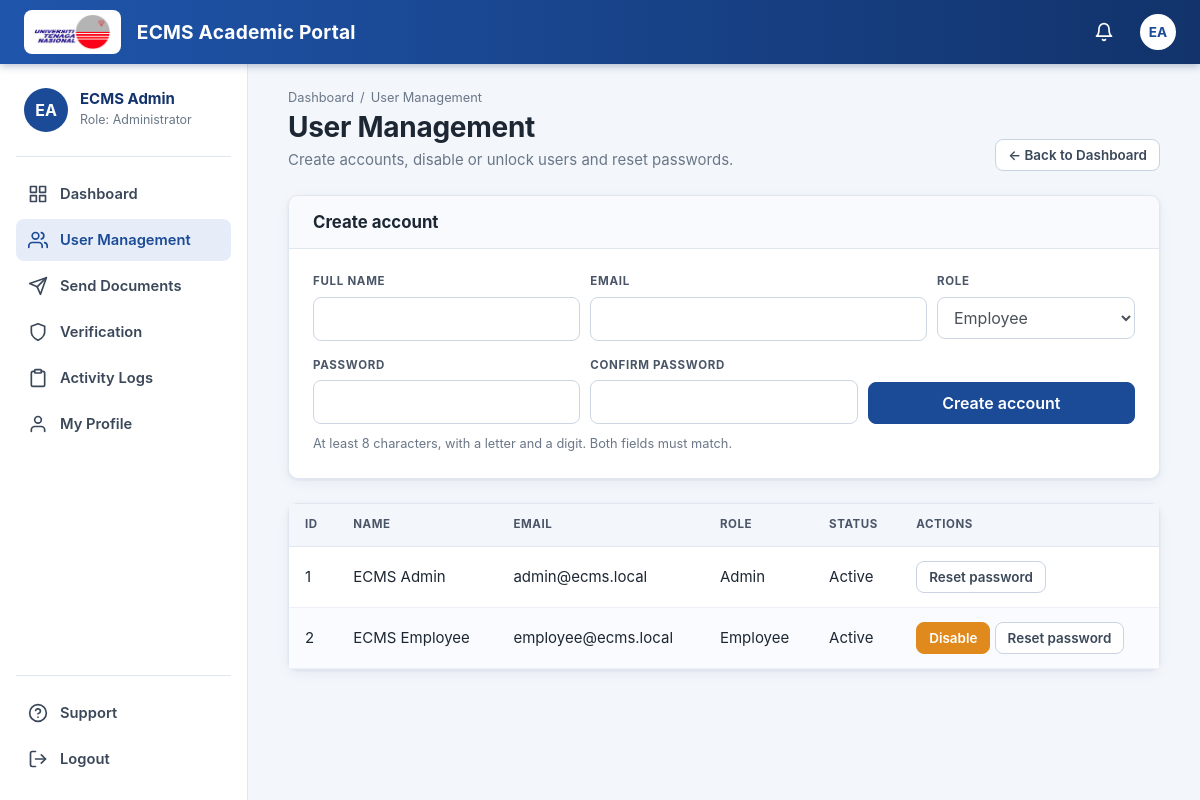
The page /Private_Dashboard/users.php (signed in) on the database its author committed.
### tables this page shows
CREATE TABLE users (
  user_id INT AUTO_INCREMENT PRIMARY KEY,
  role_id INT NOT NULL,
  full_name VARCHAR(120) NOT NULL,
  email VARCHAR(150) NOT NULL UNIQUE,
  password_hash VARCHAR(255) NOT NULL,
  status ENUM('Active','Disabled') NOT NULL DEFAULT 'Active',
  failed_attempts INT NOT NULL DEFAULT 0,
  locked_until DATETIME NULL,
  created_at DATETIME DEFAULT CURRENT_TIMESTAMP,
  FOREIGN KEY (role_id) REFERENCES roles(role_id)
);

CREATE TABLE roles (
  role_id INT AUTO_INCREMENT PRIMARY KEY,
  role_name VARCHAR(30) NOT NULL UNIQUE,
  description VARCHAR(255)
);

### Private_Dashboard/users.php (the view, shortened to what this page needs)
<?php
require_once __DIR__ . '/../common.php';
$self = (int)$_SESSION['user_id'];
$users = db_all($conn, 'SELECT u.user_id, u.full_name, u.email, u.status, u.created_at, r.role_name,
                               (u.locked_until IS NOT NULL AND u.locked_until > NOW()) AS is_locked
                          FROM users u JOIN roles r ON u.role_id = r.role_id ORDER BY u.user_id');
page_header('User Management');
?>
<?php page_title('User Management', 'Private_Dashboard/dashboard.php', 'Back to Dashboard', 'Create accounts, disable or unlock users and reset passwords.'); ?>
<div class="card mb-4"><div class="card-head"><h2>Create account</h2></div><div class="card-body">
<form method="post" autocomplete="off">
  <div class="form-row">
    <div class="col-md-4 mb-3"><label class="fl" for="cn">Full name</label><input class="form-control" id="cn" name="full_name" required maxlength="120"></div>
    <div class="col-md-5 mb-3"><label class="fl" for="ce">Email</label><input class="form-control" id="ce" type="email" name="email" required maxlength="150"></div>
    <div class="col-md-3 mb-3"><label class="fl" for="cr">Role</label><select class="form-control" id="cr" name="role"><option>Employee</option><option>Admin</option></select></div>
  </div>
  <div class="form-row align-items-end">
    <div class="col-md-4 mb-2"><label class="fl" for="cp1">Password</label><input class="form-control" id="cp1" type="password" name="password" required maxlength="72"></div>
    <div class="col-md-4 mb-2"><label class="fl" for="cp2">Confirm password</label><input class="form-control" id="cp2" type="password" name="password2" required maxlength="72"></div>
    <div class="col-md-4 mb-2"><button class="btn btn-primary btn-block">Create account</button></div>
  </div>
  <small class="hint">At least 8 characters, with a letter and a digit. Both fields must match.</small>
</form></div></div>
<div class="card"><div class="table-responsive"><table class="tbl"><thead><tr><th>ID</th><th>Name</th><th>Email</th><th>Role</th><th>Status</th><th>Actions</th></tr></thead><tbody>
<?php foreach ($users as $u): ?>
<tr><td><?= (int)$u['user_id'] ?></td><td><?= h($u['full_name']) ?></td><td><?= h($u['email']) ?></td><td><?= h($u['role_name']) ?></td>
<td><?= h($u['status']) ?><?= (int)$u['is_locked'] === 1 ? ' <span class="badge badge-warning">Locked</span>' : '' ?></td>
<td>
<?php if ((int)$u['user_id'] !== $self): ?>
<form method="post" class="d-inline"><?= csrf_field() ?><input type="hidden" name="do" value="toggle"><input type="hidden" name="user_id" value="<?= (int)$u['user_id'] ?>">
  <button class="btn btn-sm btn-<?= $u['status'] === 'Active' ? 'warning' : 'success' ?>"><?= $u['status'] === 'Active' ? 'Disable' : 'Enable' ?></button></form>
<?php endif; ?>
<details class="d-inline-block align-middle"><summary class="btn btn-sm btn-ghost">Reset password</summary>
    </details>
</td></tr>
<?php endforeach; ?>
</tbody></table></div></div>
<?php page_footer();

### common.php (shortened to what this page needs)
<?php
require_once __DIR__ . '/include/connection.php';
function app_url(string $path = ''): string
{
    $root = realpath(__DIR__);
    $doc  = isset($_SERVER['DOCUMENT_ROOT']) ? realpath((string)$_SERVER['DOCUMENT_ROOT']) : false;
    $base = '';
    if ($root !== false && $doc !== false) {
        $base = substr(str_replace('\\', '/', $root), strlen(str_replace('\\', '/', $doc)));
    }
    return rtrim($base, '/') . '/' . ltrim($path, '/');
}
function h($value): string
{
    return htmlspecialchars((string)$value, ENT_QUOTES, 'UTF-8');
}
function db_query(mysqli $c, string $sql, string $types = '', array $params = []): mysqli_stmt
{
    $stmt = $c->prepare($sql);
    $stmt->execute();
    return $stmt;
}
function db_all(mysqli $c, string $sql, string $types = '', array $params = []): array
{
    $stmt = db_query($c, $sql, $types, $params);
    $res  = $stmt->get_result();
    $rows = $res ? $res->fetch_all(MYSQLI_ASSOC) : [];
    return $rows;
}
function db_one(mysqli $c, string $sql, string $types = '', array $params = []): ?array
{
    $rows = db_all($c, $sql, $types, $params);
    return $rows[0] ?? null;
}
function csrf_token(): string
{
    return $_SESSION['csrf'];
}
function csrf_field(): string
{
    return '<input type="hidden" name="csrf" value="' . h(csrf_token()) . '">';
}
function flash_render(): string
{
    if (empty($_SESSION['flash'])) {
        return '';
    }
    $f = $_SESSION['flash'];
    $type = in_array($f['type'], ['success', 'danger', 'warning', 'info'], true) ? $f['type'] : 'info';
    return '<div class="alert alert-' . $type . '" role="alert">' . h($f['msg']) . '</div>';
}
function is_admin(): bool
{
    return ($_SESSION['role_name'] ?? '') === 'Admin';
}
function home_path(): string
{
    return is_admin() ? 'Private_Dashboard/dashboard.php' : 'private_user/home.php';
}
function initials(string $name): string
{
    $parts = preg_split('/\s+/', trim($name)) ?: [];
    $out = '';
    foreach (array_slice($parts, 0, 2) as $p) {
        $out .= mb_strtoupper(mb_substr($p, 0, 1));
    }
    return $out !== '' ? $out : '?';
}
function icon(string $name, int $size = 20): string
{
    return '<svg class="ico" width="' . $size . '" height="' . $size . '" viewBox="0 0 24 24" fill="none" stroke="currentColor" stroke-width="2" stroke-linecap="round" stroke-linejoin="round" aria-hidden="true">' . ($paths[$name] ?? '') . '</svg>';
}
function back_button(string $path = '', string $label = 'Back'): string
{
    $path = $path !== '' ? $path : home_path();
    return '<a class="btn btn-back btn-sm" href="' . h(app_url($path)) . '">&larr; ' . h($label) . '</a>';
}
function page_title(string $title, string $backPath = '', string $backLabel = 'Back', string $subtitle = '', string $actionsHtml = ''): void
{
    $onHome = basename((string)($_SERVER['SCRIPT_NAME'] ?? '')) === basename(home_path());
    echo '<div class="page-head"><div>';
    if (!$onHome) {
        echo '<nav class="crumbs" aria-label="Breadcrumb"><a href="' . h(app_url(home_path())) . '">Dashboard</a><span>/</span>' . h($title) . '</nav>';
    }
    echo '<h1>' . h($title) . '</h1>' . ($subtitle !== '' ? '<p class="subtitle">' . h($subtitle) . '</p>' : '')
       . '</div><div class="head-actions">' . $actionsHtml . ($backPath !== '' ? back_button($backPath, $backLabel) : '') . '</div></div>';
}
function bell_count(mysqli $c): int
{
    $uid = (int)($_SESSION['user_id'] ?? 0);
    if (is_admin()) {
        return (int)(db_one($c, "SELECT COUNT(*) n FROM documents WHERE document_status = 'Pending'")['n'] ?? 0);
    }
    $unread = (int)(db_one($c, 'SELECT COUNT(*) n FROM shared_recipients WHERE user_id = ? AND read_at IS NULL', 'i', [$uid])['n'] ?? 0);
    $needs  = (int)(db_one($c, "SELECT COUNT(*) n FROM documents WHERE uploaded_by = ? AND needs_more = 1 AND document_status = 'Pending'", 'i', [$uid])['n'] ?? 0);
    return $unread + $needs;
}
function page_header(string $title): void
{
    global $conn;
    $admin   = is_admin();
    $current = basename((string)($_SERVER['SCRIPT_NAME'] ?? ''));
    $name    = (string)($_SESSION['full_name'] ?? '');
    $unread  = $admin ? 0 : (int)(db_one($conn, 'SELECT COUNT(*) n FROM shared_recipients WHERE user_id = ? AND read_at IS NULL', 'i', [(int)$_SESSION['user_id']])['n'] ?? 0);
    $menu = $admin
        ? [['Private_Dashboard/dashboard.php', 'Dashboard', 'grid', 0], ['Private_Dashboard/users.php', 'User Management', 'users', 0],
           ['Private_Dashboard/send_documents.php', 'Send Documents', 'send', 0], ['Private_Dashboard/verify_documents.php', 'Verification', 'shield', 0],
           ['Private_Dashboard/activity_logs.php', 'Activity Logs', 'list', 0], ['profile.php', 'My Profile', 'user', 0]]
        : [['private_user/home.php', 'Dashboard', 'grid', 0], ['upload.php', 'Upload Document', 'upload', 0],
           ['private_user/inbox.php', 'Inbox', 'inbox', $unread], ['profile.php', 'My Profile', 'user', 0]];
    $bell     = bell_count($conn);
    $bellHref = $admin ? 'Private_Dashboard/verify_documents.php' : 'private_user/inbox.php';
    echo '<!doctype html><html lang="en"><head><meta charset="utf-8"><meta name="viewport" content="width=device-width, initial-scale=1">'
       . '<title>' . h($title) . ' | ECMS</title><link rel="stylesheet" href="' . h(app_url('css/bootstrap.min.css')) . '">'
       . '<link rel="stylesheet" href="' . h(app_url('css/ecms.css')) . '?v=5"></head><body class="ecms">'
       . '<header class="topbar"><a class="brand" href="' . h(app_url(home_path())) . '"><span class="logo-box"><img src="' . h(app_url('css/uniten_logo.jpg')) . '" alt="UNITEN"></span>'
       . '<span class="brand-text">ECMS Academic Portal</span></a><div class="top-actions">'
       . '<a class="icon-btn" href="' . h(app_url($bellHref)) . '" title="' . ($admin ? 'Documents awaiting review' : 'Notifications') . '">' . icon('bell')
       . ($bell > 0 ? '<span class="dot">' . ($bell > 9 ? '9+' : $bell) . '</span>' : '') . '</a>'
       . '<span class="avatar" title="' . h($name) . '">' . h(initials($name)) . '</span></div></header>'
       . '<aside class="sidebar"><div class="who"><span class="avatar lg">' . h(initials($name)) . '</span><div><b>' . h($name) . '</b>'
       . '<small>Role: ' . ($admin ? 'Administrator' : 'Employee') . '</small></div></div><nav class="menu">';
    foreach ($menu as [$path, $label, $ico, $badge]) {
        $active = basename($path) === $current || ($current === 'add_file.php' && basename($path) === 'home.php');
        echo '<a class="' . ($active ? 'active' : '') . '" href="' . h(app_url($path)) . '">' . icon($ico) . '<span>' . h($label) . '</span>'
           . ($badge > 0 ? '<em class="count">' . (int)$badge . '</em>' : '') . '</a>';
    }
    echo '</nav><div class="menu bottom"><a class="' . ($current === 'support.php' ? 'active' : '') . '" href="' . h(app_url('support.php')) . '">' . icon('help') . '<span>Support</span></a>'
       . '<form method="post" action="' . h(app_url('logout.php')) . '">' . csrf_field() . '<button type="submit">' . icon('logout') . '<span>Logout</span></button></form></div></aside>'
       . '<main class="content">' . flash_render();
}
function page_footer(): void
{
    $ms  = ECMS_SESSION_TIMEOUT * 1000;
    $url = h(app_url('login.php?msg=timeout'));
    echo '</main><script>(function(){var t;function r(){clearTimeout(t);t=setTimeout(function(){location.href="' . $url . '";},' . $ms . ');}'
       . '["click","keydown","mousemove","touchstart"].forEach(function(e){document.addEventListener(e,r,{passive:true});});r();})();'
       . '(function(){document.querySelectorAll(".table-responsive").forEach(function(w){var t=w.querySelector("table");if(!t||w.scrollWidth<=w.clientWidth+1)return;'
       . 'var b=document.createElement("div");b.className="scroll-top";var i=document.createElement("div");i.style.width=t.scrollWidth+"px";i.style.height="1px";b.appendChild(i);'
       . 'w.parentNode.insertBefore(b,w);var s=0;b.addEventListener("scroll",function(){if(s){s=0;return;}s=1;w.scrollLeft=b.scrollLeft;});'
       . 'w.addEventListener("scroll",function(){if(s){s=0;return;}s=1;b.scrollLeft=w.scrollLeft;});});})();</script></body></html>';
}

### rows shown on the page
users: user_id "1", full_name "ECMS Admin", email "admin@ecms.local", role.role_name "Admin", status "Active"
users: user_id "2", full_name "ECMS Employee", email "employee@ecms.local", role.role_name "Employee", status "Active", shows "Disable"

### other values the page prints
initials($name) "EA"
$name "ECMS Admin"
$label "Dashboard"
$label "User Management"
$label "Send Documents"
$label "Verification"
$label "Activity Logs"
$label "My Profile"
$title "User Management"
$subtitle "Create accounts, disable or unlock users and reset passwords."
$label "Back to Dashboard"
